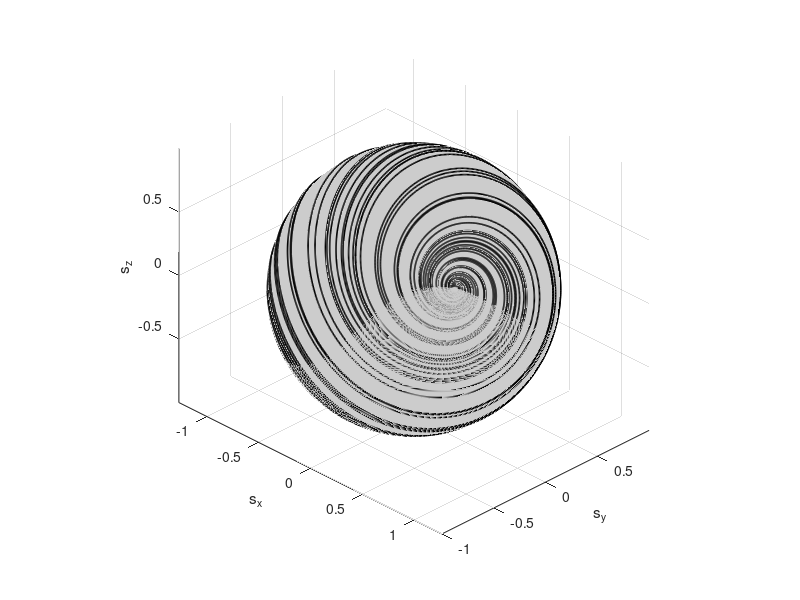

Recreate this plot in MATLAB.

%% === System Parameters ===
epsilon = 0.5;  % Energy splitting
gamma   = 0.5;  % Dissipation
p       = 1;    % Coupling strength

%% === Differential Equation (Bloch-like dynamics) ===
% Defines the time derivative of the state vector s = [s_x; s_y; s_z]
function dsdt = derivatives(t, s, epsilon, gamma, p)
    sx = s(1);
    sy = s(2);
    sz = s(3);
    
    dsx_dt = -epsilon * sy - gamma * sz * sx;
    dsy_dt = epsilon * sx - p * sz - gamma * sz * sy;
    dsz_dt = p * sy + gamma * (1 - sz^2);
    
    dsdt = [dsx_dt; dsy_dt; dsz_dt];
end

%% === Runge-Kutta 4th Order Integrator ===
% Advances one time step using RK4 for given derivative function
function s_next = rk4_step(f, t, s, h, epsilon, gamma, p)
    k1 = h * f(t, s, epsilon, gamma, p);
    k2 = h * f(t + h/2, s + k1/2, epsilon, gamma, p);
    k3 = h * f(t + h/2, s + k2/2, epsilon, gamma, p);
    k4 = h * f(t + h, s + k3, epsilon, gamma, p);
    
    s_next = s + (k1 + 2*k2 + 2*k3 + k4) / 6;
end

%% === Simulation Settings ===
h  = 0.01;               % Time step
tf = 15;                 % Final time for forward/backward integration

t_values_forward  = 0:h:tf;     % Forward time grid
t_values_backward = 0:-h:-tf;   % Backward time grid
Nf = length(t_values_forward);
Nb = length(t_values_backward);

num_trajectories = 20;

%% === Initial Conditions on the Equator (s_z = 0) ===
phi_init = linspace(-pi, pi, num_trajectories);
initial_conditions = [cos(phi_init); sin(phi_init); zeros(1, num_trajectories)];

%% === Plotting: Bloch Sphere Setup ===
[X, Y, Z] = sphere(50);  % Unit sphere surface

figure;
hold on; grid on;
axis equal;

% Draw translucent Bloch sphere
surf(X, Y, Z, 'FaceAlpha', 1, 'EdgeColor', 'none', 'FaceColor', [0.8 0.8 0.8]);
xlabel('s_x'); ylabel('s_y'); zlabel('s_z');
title(' ');
view(45, 30);  % 3D view angle

%% === Evolve and Plot Each Trajectory ===
for traj = 1:num_trajectories
    s0 = initial_conditions(:, traj);

    % --- Forward evolution ---
    s_values_f = zeros(3, Nf);
    s_values_f(:,1) = s0;
    for i = 1:Nf-1
        s_values_f(:,i+1) = rk4_step(@derivatives, t_values_forward(i), s_values_f(:,i), h, epsilon, gamma, p);
    end

    % --- Backward evolution ---
    s_values_b = zeros(3, Nb);
    s_values_b(:,1) = s0;
    for i = 1:Nb-1
        s_values_b(:,i+1) = rk4_step(@derivatives, t_values_backward(i), s_values_b(:,i), -h, epsilon, gamma, p);
    end

    % --- Combine and plot trajectory ---
    % (fliplr used to order backward points correctly)
    s_values = [fliplr(s_values_b(:,2:end)), s_values_f];
    plot3(s_values(1,:), s_values(2,:), s_values(3,:), 'k', 'LineWidth', 1.2);
end
